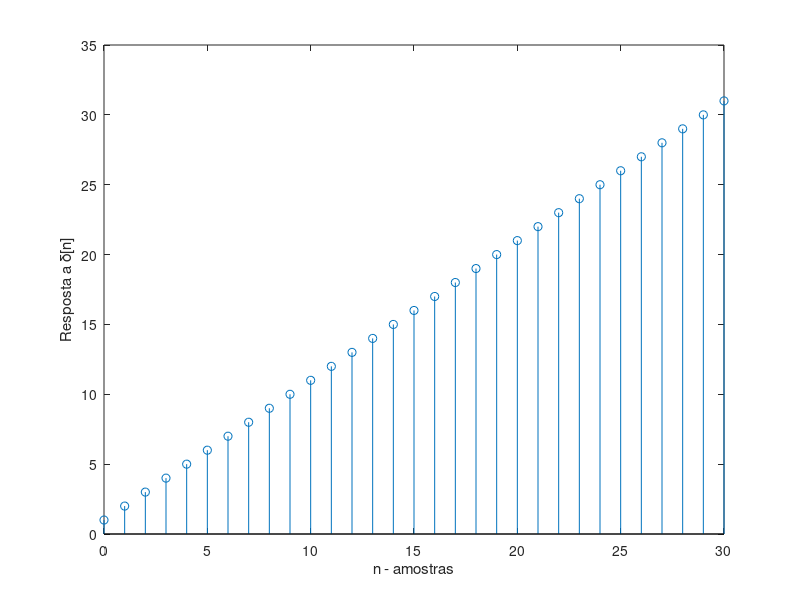
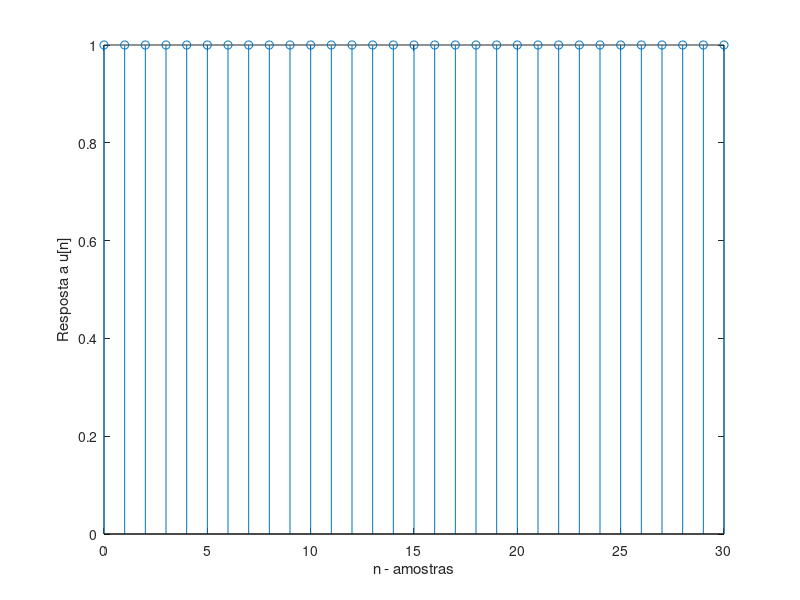
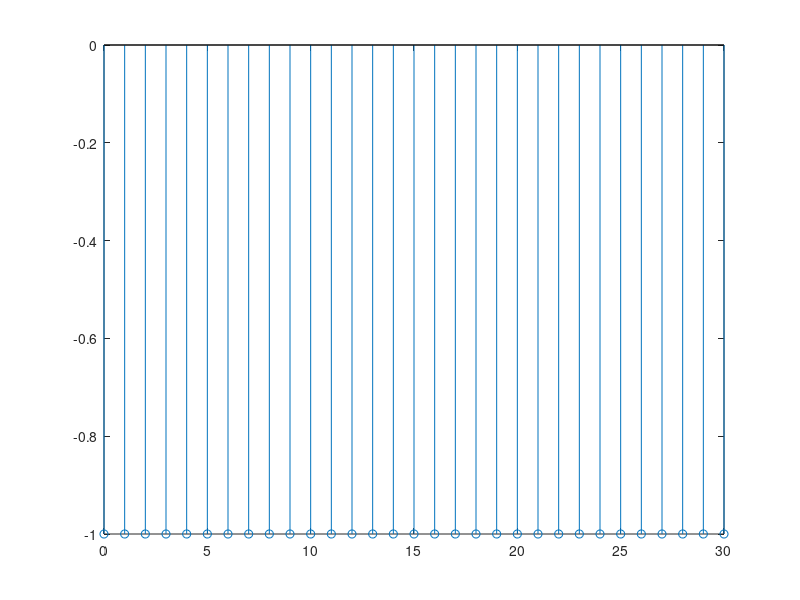
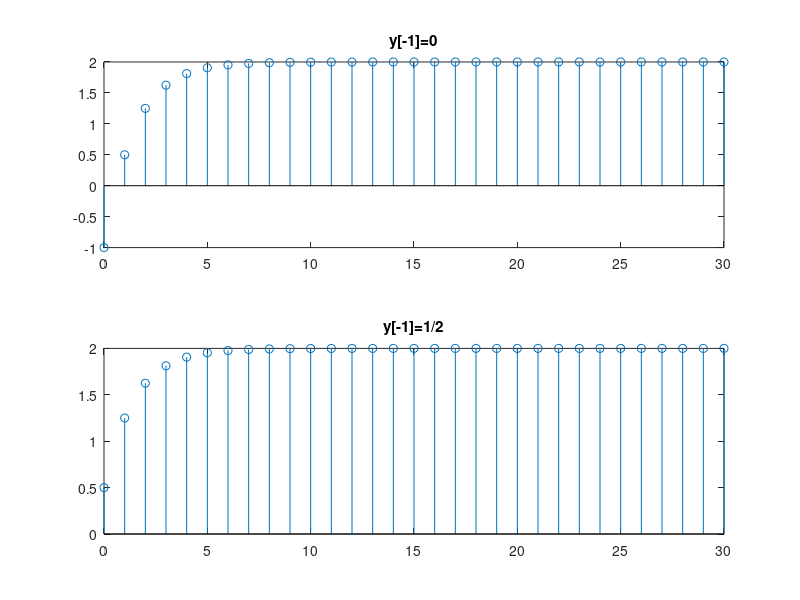

Source code (MATLAB) for these figures, in order:
n=0:1:30


%%Item A
function y=diffeqn(a,x,yn1)
  y(1)=yn1
  for i=1:1:length(x)
    y(i+1)=a*y(i)+x(i)
  end
end

%Item B
degrau=ones(1,31)
impulso(1)=1;
impulso(1,2:31)=0;
r1=diffeqn(1,degrau,0);
r2=diffeqn(1,impulso,0);
figure(1);
stem(n,r1(2:length(r1)));
xlabel('n - amostras')
ylabel('Resposta a \delta[n]')

figure(2)
stem(n,r2(2:length(r2)));
xlabel('n - amostras')
ylabel('Resposta a u[n]')


%Item C
s1=diffeqn(1,ones(1,30),-1);
s2=diffeqn(1,2*ones(1,30),-1);
figure(3);
stem(n,2*s1-s2);



%Item D
s3=diffeqn(0.5, ones(1,30),-1)
s4=diffeqn(0.5,ones(1,30),1/2)
figure(4)
subplot(2,1,1)
stem(n,s3);
title('y[-1]=0')
subplot(2,1,2)
stem(n,s4)
title('y[-1]=1/2')

